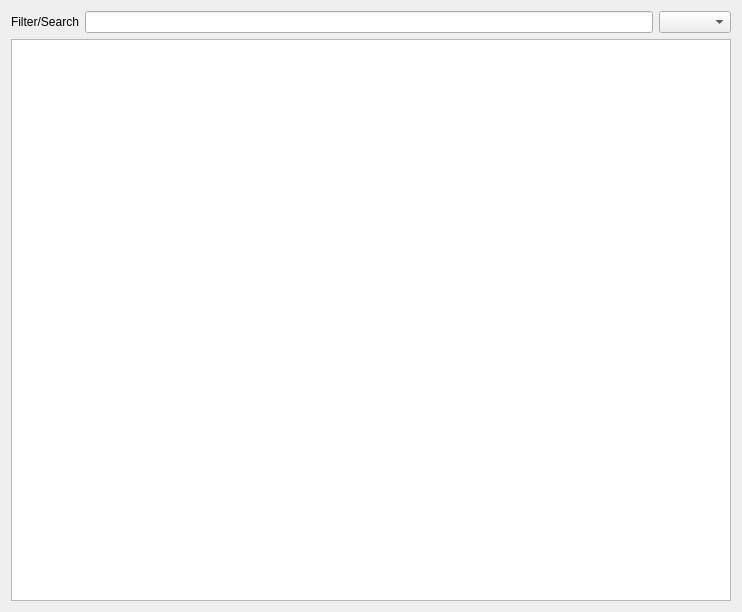
<?xml version="1.0" encoding="UTF-8"?>
<ui version="4.0">
 <class>Form</class>
 <widget class="QWidget" name="Form">
  <property name="geometry">
   <rect>
    <x>0</x>
    <y>0</y>
    <width>742</width>
    <height>612</height>
   </rect>
  </property>
  <property name="windowTitle">
   <string>Form</string>
  </property>
  <layout class="QGridLayout" name="gridLayout">
   <item row="0" column="0">
    <layout class="QHBoxLayout" name="horizontalLayout">
     <item>
      <widget class="QLabel" name="filter_label">
       <property name="text">
        <string>Filter/Search</string>
       </property>
      </widget>
     </item>
     <item>
      <widget class="QLineEdit" name="valuetext_filter"/>
     </item>
     <item>
      <widget class="QComboBox" name="combosel_filter_att"/>
     </item>
    </layout>
   </item>
   <item row="1" column="0">
    <layout class="QVBoxLayout" name="verticalLayout">
     <item>
      <widget class="TableViewWithSelectionSignal" name="table">
       <property name="editTriggers">
        <set>QAbstractItemView::NoEditTriggers</set>
       </property>
       <property name="selectionMode">
        <enum>QAbstractItemView::ExtendedSelection</enum>
       </property>
       <property name="selectionBehavior">
        <enum>QAbstractItemView::SelectRows</enum>
       </property>
       <property name="sortingEnabled">
        <bool>true</bool>
       </property>
       <attribute name="horizontalHeaderDefaultSectionSize">
        <number>107</number>
       </attribute>
       <attribute name="horizontalHeaderHighlightSections">
        <bool>false</bool>
       </attribute>
       <attribute name="horizontalHeaderShowSortIndicator" stdset="0">
        <bool>true</bool>
       </attribute>
       <attribute name="verticalHeaderShowSortIndicator" stdset="0">
        <bool>false</bool>
       </attribute>
      </widget>
     </item>
    </layout>
   </item>
  </layout>
 </widget>
 <customwidgets>
  <customwidget>
   <class>TableViewWithSelectionSignal</class>
   <extends>QTableView</extends>
   <header>glue.viewers.table.qt.data_viewer</header>
  </customwidget>
 </customwidgets>
 <resources/>
 <connections/>
</ui>
